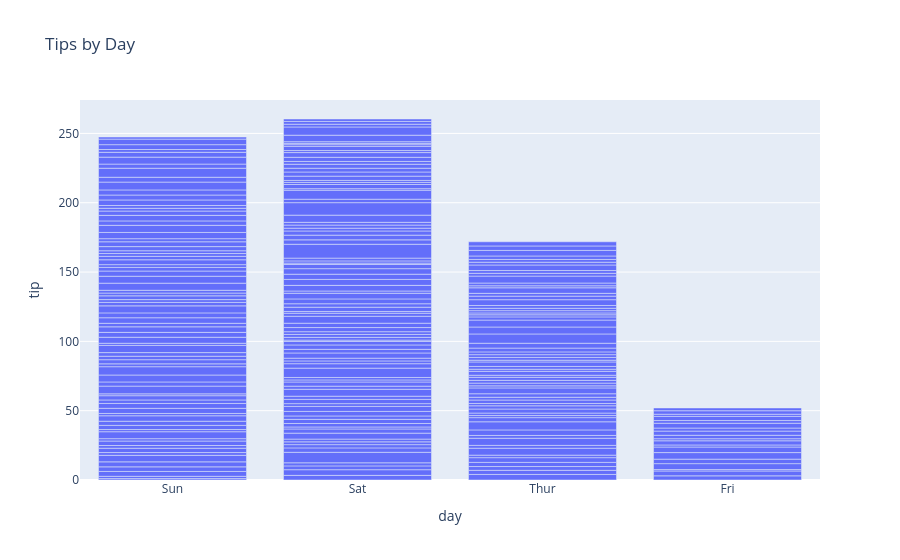

The code cell stored with this chart in its notebook:
### Code cell
fig = px.bar(tips, x="day", y="tip", title="Tips by Day")
fig.show()

### Figure 1 — Plotly figure (JSON) as saved in the notebook; plotly's stock layout.template omitted (floating-point values rounded to 4 significant figures; data arrays with more than 128 entries replaced by an {"elided": "..."} marker saying what was removed)
{"data": [{"hovertemplate": "day=%{x}<br>tip=%{y}<extra></extra>", "legendgroup": "", "marker": {"color": "#636efa", "pattern": {"shape": ""}}, "name": "", "orientation": "v", "showlegend": false, "textposition": "auto", "type": "bar", "x": {"elided": "244 str values"}, "xaxis": "x", "y": {"elided": "244 float values"}, "yaxis": "y"}], "layout": {"barmode": "relative", "legend": {"tracegroupgap": 0}, "title": {"text": "Tips by Day"}, "xaxis": {"anchor": "y", "domain": [0, 1], "title": {"text": "day"}}, "yaxis": {"anchor": "x", "domain": [0, 1], "title": {"text": "tip"}}}}
